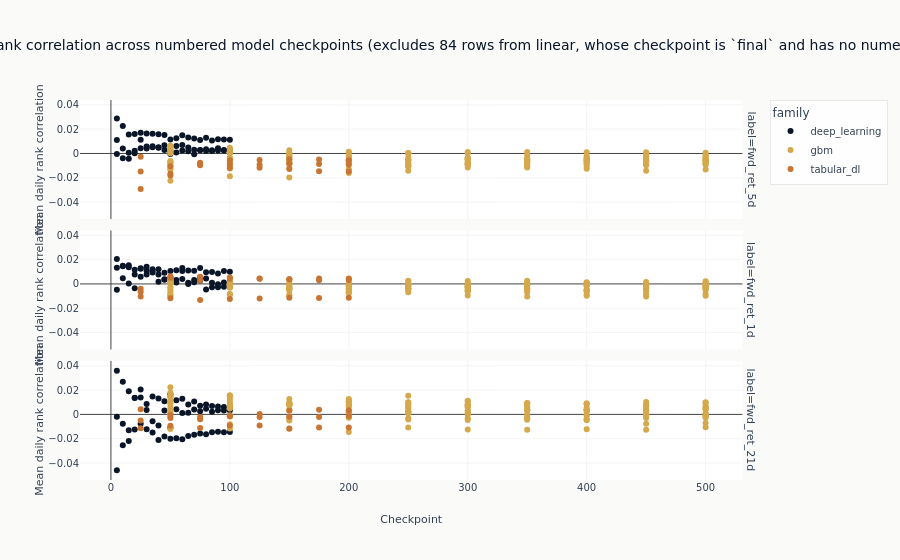

The notebook cell saved with this chart:
### Code cell
# Families whose checkpoint is `final` carry no numeric checkpoint position, so they have no x
# coordinate on this axis and plotly would drop them without saying so. They are excluded here by
# name rather than silently, and the count is stated in the title.
numbered = diagnosed.filter(pl.col("checkpoint_value").is_not_null())
unnumbered = diagnosed.filter(pl.col("checkpoint_value").is_null())
excluded_families = sorted(set(unnumbered.get_column("family"))) if unnumbered.height else []
figure = px.scatter(
    numbered,
    x="checkpoint_value",
    y="ic_mean",
    color="family",
    facet_row="label",
    hover_data=["config_name", "prediction_hash"],
    title=(
        "Validation rank correlation across numbered model checkpoints"
        + (
            f" (excludes {unnumbered.height} rows from {', '.join(excluded_families)},"
            " whose checkpoint is `final` and has no numeric position)"
            if excluded_families
            else ""
        )
    ),
    labels={"checkpoint_value": "Checkpoint", "ic_mean": "Mean daily rank correlation"},
)
figure.show()

### Figure 1 — Plotly figure (JSON) as saved in the notebook; plotly's stock layout.template omitted (floating-point values rounded to 4 significant figures; data arrays with more than 128 entries replaced by an {"elided": "..."} marker saying what was removed)
{"data": [{"customdata": [["nlinear", "00fdebcb0917"], ["lstm_h64", "052c636c5a13"], ["nlinear", "06cf808f7ad2"], ["nlinear", "11ef1c8a1690"], ["lstm_h64", "177909f1a7b2"], ["tcn", "185379949dcc"], ["tcn", "1c5873085592"], ["lstm_h64", "205e4cb4cf21"], ["lstm_h64", "20df68eeff1b"], ["nlinear", "25fe0ec976e5"], ["nlinear", "2a7b852293b6"], ["lstm_h64", "2c89d7ed0f6f"], ["lstm_h64", "2fb6b7b3e4d7"], ["tcn", "367a008c44a1"], ["lstm_h64", "4240813f9567"], ["tcn", "442351d18e79"], ["tcn", "48ac5f5f8103"], ["tcn", "49207efa9acc"], ["nlinear", "546f131ca020"], ["lstm_h64", "55c602dcb4e1"], ["lstm_h64", "55fdbad34355"], ["nlinear", "6fe49dfc9f0c"], ["nlinear", "707224920912"], ["lstm_h64", "7079b10aab68"], ["nlinear", "72669da8ca26"], ["nlinear", "73834f9ee5db"], ["lstm_h64", "749ea1ee9db6"], ["tcn", "759453b27b86"], ["nlinear", "75b326d6e695"], ["tcn", "7cdb1456047a"], ["tcn", "80f174e29b04"], ["nlinear", "96efa599da3a"], ["tcn", "976b3681e12c"], ["nlinear", "9cc8b5c2f390"], ["tcn", "a3c5c173f357"], ["tcn", "aa6984b1a0da"], ["tcn", "aab3a9e1317c"], ["tcn", "b4e25494b216"], ["tcn", "c0bfa7abd78b"], ["tcn", "c14262270afe"], ["lstm_h64", "c86a75788517"], ["tcn", "ca03ed7aab7a"], ["nlinear", "d8371a993394"], ["nlinear", "daa7137c9a4c"], ["lstm_h64", "db2b3cf32508"], ["nlinear", "dd27a332a515"], ["lstm_h64", "df584803ec59"], ["lstm_h64", "e30071f51f57"], ["nlinear", "e45bd971a826"], ["tcn", "e8dd46f14a4c"], ["lstm_h64", "eaea8faf4d86"], ["lstm_h64", "ecf85c94b9e1"], ["lstm_h64", "eeb37308c788"], ["tcn", "efa56f05fc9b"], ["nlinear", "f25ed761f1d3"], ["nlinear", "f659dfc3173f"], ["lstm_h64", "f9e5502ffeb9"], ["nlinear", "fb08da7d6415"], ["tcn", "fc8f6b032852"], ["lstm_h64", "fd70baeb0776"]], "hovertemplate": "family=deep_learning<br>label=fwd_ret_5d<br>Checkpoint=%{x}<br>Mean daily rank correlation=%{y}<br>config_name=%{customdata[0]}<br>prediction_hash=%{customdata[1]}<extra></extra>", "legendgroup": "deep_learning", "marker": {"color": "#0a1628", "symbol": "circle"}, "mode": "markers", "name": "deep_learning", "orientation": "v", "showlegend": true, "type": "scatter", "x": [15, 40, 70, 50, 10, 35, 20, 35, 5, 35, 100, 30, 65, 10, 15, 5, 30, 45, 65, 70, 80, 80, 60, 55, 5, 75, 95, 90, 85, 65, 85, 30, 25, 90, 15, 60, 40, 70, 50, 95, 60, 80, 40, 20, 85, 95, 50, 20, 10, 75, 100, 90, 45, 100, 25, 45, 75, 55, 55, 25], "xaxis": "x3", "y": [0.01567, 0.004732, 0.01238, 0.01148, -0.004029, 0.005181, 0.0001878, 0.005908, -0.0005145, 0.01617, 0.01121, 0.004154, 0.004821, 0.004017, 0.0006746, 0.01106, 0.005792, 0.002861, 0.01321, 0.003062, 0.001946, 0.01302, 0.01504, 0.006075, 0.02869, 0.011, 0.002479, 0.004348, 0.0106, 0.00179, 0.001936, 0.01632, 0.01129, 0.01175, -0.004313, 0.002365, 0.005057, -0.0006843, -0.0004889, 0.002898, 0.006901, 0.003405, 0.01586, 0.01606, 0.002701, 0.01139, 0.001754, 0.002319, 0.02251, 0.00277, 0.002283, 0.002542, 0.006757, 0.002538, 0.01698, 0.01525, 0.002722, 0.0126, 0.0007641, 0.004195], "yaxis": "y3"}, {"customdata": [["nlinear", "032c7d1a8763"], ["nlinear", "05062cf6f3f0"], ["lstm_h64", "0536348651c9"], ["nlinear", "064e7354f189"], ["nlinear", "17966f035607"], ["tcn", "2275103985bf"], ["tcn", "285904b21b01"], ["tcn", "2d361402b965"], ["nlinear", "2d404a87a452"], ["tcn", "2f0cf0edd64c"], ["tcn", "302b3090255e"], ["lstm_h64", "306ee6a2f117"], ["lstm_h64", "310cbfcb9890"], ["nlinear", "342ac444e90f"], ["tcn", "34838731d3b2"], ["nlinear", "350ee1b4210e"], ["nlinear", "35a0251f3429"], ["tcn", "373f4b141bbb"], ["nlinear", "3eeae03668f4"], ["tcn", "444b397c26de"], ["lstm_h64", "476261e05c77"], ["nlinear", "479255524597"], ["lstm_h64", "4d829188a2b7"], ["nlinear", "4f5d3ebc6925"], ["nlinear", "5385e30557c8"], ["lstm_h64", "552d0e245140"], ["tcn", "56421df10fc4"], ["lstm_h64", "57c878c74a33"], ["tcn", "6194a107ff7d"], ["nlinear", "672859d0a3c0"], ["nlinear", "6a5c6a44f29c"], ["lstm_h64", "6a7562554670"], ["tcn", "771d0ba92fcd"], ["lstm_h64", "78b268d6c752"], ["tcn", "871634e61124"], ["nlinear", "91a9076e182f"], ["lstm_h64", "930ae4b1b91c"], ["lstm_h64", "9425dbf69de4"], ["tcn", "95cf47fa3b1e"], ["tcn", "964459b874a1"], ["tcn", "9669ac1115dd"], ["lstm_h64", "9cc6d7f66d60"], ["nlinear", "9f5dbb620d6e"], ["tcn", "aa3a85170f42"], ["nlinear", "ab842b29be77"], ["nlinear", "ac3ab9a82e23"], ["lstm_h64", "b08840ed044c"], ["lstm_h64", "b674416f4251"], ["nlinear", "b74796f6a066"], ["tcn", "b94a15fb3116"], ["lstm_h64", "ca8b8e6eacfc"], ["nlinear", "cc615ea97a1f"], ["lstm_h64", "e4717e545159"], ["lstm_h64", "e6f3c9ffcbdf"], ["tcn", "e99803ca3a39"], ["tcn", "e9d9bb429375"], ["tcn", "ec9589ce6f50"], ["lstm_h64", "f1ddb670eb91"], ["lstm_h64", "fab919fddca5"], ["lstm_h64", "fc8761e391fc"]], "hovertemplate": "family=deep_learning<br>label=fwd_ret_1d<br>Checkpoint=%{x}<br>Mean daily rank correlation=%{y}<br>config_name=%{customdata[0]}<br>prediction_hash=%{customdata[1]}<extra></extra>", "legendgroup": "deep_learning", "marker": {"color": "#0a1628", "symbol": "circle"}, "mode": "markers", "name": "deep_learning", "orientation": "v", "showlegend": false, "type": "scatter", "x": [90, 40, 55, 15, 65, 40, 90, 100, 35, 10, 45, 100, 10, 60, 85, 80, 20, 95, 55, 65, 30, 5, 40, 50, 85, 60, 5, 50, 25, 30, 10, 15, 50, 95, 30, 100, 35, 20, 75, 60, 70, 25, 45, 35, 95, 25, 45, 70, 75, 15, 90, 70, 85, 80, 80, 55, 20, 75, 5, 65], "xaxis": "x2", "y": [0.008612, 0.01198, 0.001278, 0.01368, 0.01103, 0.007778, -0.0002087, 0.001166, 0.009381, 0.01504, 0.003762, -0.00197, 0.004597, 0.01315, 0.0009168, 0.009546, 0.01171, 0.001139, 0.01133, 0.001042, 0.0108, 0.0133, 0.001753, 0.01073, 0.009922, 0.0107, 0.02045, 0.004412, 0.01296, 0.01421, 0.01452, 0.0003008, 0.005064, -0.002262, 0.007725, 0.01006, 0.01203, -0.003489, 0.005477, 0.004005, 0.003323, 0.005915, 0.009108, 0.01063, 0.01072, 0.01255, 0.003344, 0.001294, 0.01305, 0.01543, -0.002787, 0.0109, -0.002827, -0.004629, 0.004416, 0.003338, 0.007798, 0.002755, -0.004742, 2.607e-05], "yaxis": "y2"}, {"customdata": [["tcn", "05833706d36a"], ["lstm_h64", "0740ca0a2e07"], ["nlinear", "098767cbfbba"], ["nlinear", "0dc20add89de"], ["lstm_h64", "13def8039888"], ["nlinear", "13f00823ba68"], ["tcn", "169ac2cc06ef"], ["tcn", "16cb1a228ec0"], ["nlinear", "1831196534c4"], ["nlinear", "1a018ae84116"], ["tcn", "1cee5acb66c5"], ["tcn", "1e54587a4b52"], ["tcn", "1e668a102112"], ["lstm_h64", "207d5681cb5d"], ["tcn", "2411c9cb22c1"], ["tcn", "2dfab17407e8"], ["lstm_h64", "32ca397eab5a"], ["lstm_h64", "3ee957cfdc8e"], ["lstm_h64", "48ae6b3fc404"], ["tcn", "5242fbfcc8dc"], ["lstm_h64", "55e1660d98fb"], ["lstm_h64", "5876551b2cd1"], ["lstm_h64", "5e43e2ff441f"], ["tcn", "68af1c70047c"], ["tcn", "6a14e64245aa"], ["nlinear", "6c004fef0706"], ["nlinear", "6c4b93bc4a73"], ["nlinear", "6e82848b566b"], ["nlinear", "70da9d2d0984"], ["lstm_h64", "74464f1b8abc"], ["nlinear", "75cbaf34fd63"], ["nlinear", "76e529474360"], ["tcn", "7b94c54264d1"], ["nlinear", "7e85c8e4930f"], ["nlinear", "80618837f776"], ["nlinear", "81eb2a6aa0e9"], ["tcn", "841f42a3e628"], ["lstm_h64", "8466c8c316e1"], ["nlinear", "875e1d69fdc5"], ["tcn", "883667b231c7"], ["nlinear", "8f1294dd15df"], ["nlinear", "903038d74444"], ["lstm_h64", "91227dac21ed"], ["lstm_h64", "a10a7f8ece12"], ["lstm_h64", "a76e0e50ec80"], ["tcn", "b739f89d4aba"], ["nlinear", "b82ec0f1b2e8"], ["tcn", "c3f2e9c2e1b8"], ["tcn", "c86f42ecd4ae"], ["lstm_h64", "ce5b086aa9b5"], ["lstm_h64", "d79973c3ac6d"], ["lstm_h64", "df910a939fbe"], ["tcn", "e26968843bc8"], ["tcn", "e754418fd9e8"], ["nlinear", "f498716d2e47"], ["lstm_h64", "f5bd52e69019"], ["tcn", "f8e1f7dd12b5"], ["lstm_h64", "f9896173ff84"], ["nlinear", "f9dbd4e11908"], ["lstm_h64", "fecd78de3153"]], "hovertemplate": "family=deep_learning<br>label=fwd_ret_21d<br>Checkpoint=%{x}<br>Mean daily rank correlation=%{y}<br>config_name=%{customdata[0]}<br>prediction_hash=%{customdata[1]}<extra></extra>", "legendgroup": "deep_learning", "marker": {"color": "#0a1628", "symbol": "circle"}, "mode": "markers", "name": "deep_learning", "orientation": "v", "showlegend": false, "type": "scatter", "x": [60, 95, 40, 10, 20, 100, 50, 35, 70, 75, 5, 75, 55, 60, 85, 80, 5, 10, 25, 40, 85, 30, 50, 90, 10, 65, 35, 20, 5, 35, 95, 45, 70, 60, 15, 50, 15, 70, 55, 45, 90, 25, 65, 45, 80, 30, 85, 100, 20, 15, 90, 55, 65, 25, 30, 75, 95, 100, 80, 40], "xaxis": "x", "y": [0.001249, -0.01466, 0.01302, 0.02696, -0.01252, 0.006391, -0.01093, -0.005736, 0.01064, 0.00717, -0.002005, 0.002567, 0.004256, -0.02049, 0.002178, 0.004684, -0.04598, -0.02546, -0.007633, -0.009105, -0.01459, -0.01216, -0.02001, 0.003422, -0.007613, 0.008212, 0.01462, 0.01345, 0.036, -0.01493, 0.006128, 0.01084, 0.003999, 0.01277, 0.01901, 0.01662, -0.01297, -0.01679, 0.01162, 0.003189, 0.006514, 0.01397, -0.01778, -0.01825, -0.01623, 0.003581, 0.006988, 0.003166, 0.0138, -0.0219, -0.01434, -0.01971, 0.001255, 0.02052, 0.00849, -0.01579, 0.003212, -0.0145, 0.008046, -0.02105], "yaxis": "y"}, {"customdata": {"elided": "150x2 str values"}, "hovertemplate": "family=gbm<br>label=fwd_ret_5d<br>Checkpoint=%{x}<br>Mean daily rank correlation=%{y}<br>config_name=%{customdata[0]}<br>prediction_hash=%{customdata[1]}<extra></extra>", "legendgroup": "gbm", "marker": {"color": "#D4A84B", "symbol": "circle"}, "mode": "markers", "name": "gbm", "orientation": "v", "showlegend": true, "type": "scatter", "x": {"elided": "150 int values"}, "xaxis": "x3", "y": {"elided": "150 float values"}, "yaxis": "y3"}, {"customdata": {"elided": "150x2 str values"}, "hovertemplate": "family=gbm<br>label=fwd_ret_1d<br>Checkpoint=%{x}<br>Mean daily rank correlation=%{y}<br>config_name=%{customdata[0]}<br>prediction_hash=%{customdata[1]}<extra></extra>", "legendgroup": "gbm", "marker": {"color": "#D4A84B", "symbol": "circle"}, "mode": "markers", "name": "gbm", "orientation": "v", "showlegend": false, "type": "scatter", "x": {"elided": "150 int values"}, "xaxis": "x2", "y": {"elided": "150 float values"}, "yaxis": "y2"}, {"customdata": {"elided": "150x2 str values"}, "hovertemplate": "family=gbm<br>label=fwd_ret_21d<br>Checkpoint=%{x}<br>Mean daily rank correlation=%{y}<br>config_name=%{customdata[0]}<br>prediction_hash=%{customdata[1]}<extra></extra>", "legendgroup": "gbm", "marker": {"color": "#D4A84B", "symbol": "circle"}, "mode": "markers", "name": "gbm", "orientation": "v", "showlegend": false, "type": "scatter", "x": {"elided": "150 int values"}, "xaxis": "x", "y": {"elided": "150 float values"}, "yaxis": "y"}, {"customdata": [["tabm_l", "078801e587ab"], ["tabm_l", "20b6ada3c36e"], ["tabm_l", "3ae255c23257"], ["tabm_s", "3bb8691dc1c6"], ["tabm_l", "409b565df321"], ["tabm_m", "43279deb0248"], ["tabm_s", "4726f717c025"], ["tabm_s", "54edc4623edf"], ["tabm_s", "555125501d0f"], ["tabm_l", "6ffc7c5dc110"], ["tabm_l", "8a6cb2e0abff"], ["tabm_m", "8ccd95bdb1a1"], ["tabm_m", "902112606b6d"], ["tabm_s", "9923c05956bb"], ["tabm_s", "a17cc219da66"], ["tabm_s", "ad295082cdbe"], ["tabm_m", "b325e97c97bb"], ["tabm_s", "b899b69c0fc3"], ["tabm_m", "c9f2dd264a07"], ["tabm_m", "d1a01d90a21a"], ["tabm_m", "d4a20607e1dd"], ["tabm_m", "dd65baa701cb"], ["tabm_l", "ed682fd42957"], ["tabm_l", "fc323b36a221"]], "hovertemplate": "family=tabular_dl<br>label=fwd_ret_5d<br>Checkpoint=%{x}<br>Mean daily rank correlation=%{y}<br>config_name=%{customdata[0]}<br>prediction_hash=%{customdata[1]}<extra></extra>", "legendgroup": "tabular_dl", "marker": {"color": "#C87533", "symbol": "circle"}, "mode": "markers", "name": "tabular_dl", "orientation": "v", "showlegend": true, "type": "scatter", "x": [50, 125, 75, 100, 100, 50, 175, 200, 150, 150, 25, 150, 200, 25, 50, 75, 100, 125, 75, 175, 125, 25, 200, 175], "xaxis": "x3", "y": [-0.01057, -0.005362, -0.007545, -0.01194, -0.005499, -0.01661, -0.01465, -0.0148, -0.01276, -0.004785, -0.01488, -0.008508, -0.009284, -0.02919, -0.01806, -0.009663, -0.008692, -0.01185, -0.008447, -0.008766, -0.00927, -0.002766, -0.005623, -0.005022], "yaxis": "y3"}, {"customdata": [["tabm_m", "01faea15a1b7"], ["tabm_s", "147ca7426d95"], ["tabm_s", "201a0ea65f53"], ["tabm_l", "2552003a81a3"], ["tabm_s", "2df82caa2aba"], ["tabm_l", "35a9c4cc21ac"], ["tabm_s", "3cf9a619a5c2"], ["tabm_s", "4a90e0618e3a"], ["tabm_l", "65ed42d23230"], ["tabm_m", "6b6c9545349d"], ["tabm_m", "6f6884902561"], ["tabm_l", "7638a0d905bb"], ["tabm_l", "785ef7391b2b"], ["tabm_l", "7d18b0bb1b5e"], ["tabm_m", "81388e43e66c"], ["tabm_s", "8f406c6fce8e"], ["tabm_l", "985fc4375344"], ["tabm_m", "a1261e383f16"], ["tabm_m", "ba6d79a072b4"], ["tabm_m", "c54bbc8e5243"], ["tabm_s", "c5cff5af1c63"], ["tabm_l", "ee945a6dc087"], ["tabm_s", "f5629fb74dc2"], ["tabm_m", "fbc8221fa0a4"]], "hovertemplate": "family=tabular_dl<br>label=fwd_ret_1d<br>Checkpoint=%{x}<br>Mean daily rank correlation=%{y}<br>config_name=%{customdata[0]}<br>prediction_hash=%{customdata[1]}<extra></extra>", "legendgroup": "tabular_dl", "marker": {"color": "#C87533", "symbol": "circle"}, "mode": "markers", "name": "tabular_dl", "orientation": "v", "showlegend": false, "type": "scatter", "x": [200, 200, 150, 125, 75, 175, 175, 100, 100, 100, 75, 25, 200, 50, 125, 25, 150, 25, 150, 175, 50, 75, 125, 50], "xaxis": "x2", "y": [0.003159, -0.01134, -0.0114, 0.004526, -0.01315, 0.004456, -0.01156, -0.01247, 0.004194, 0.005126, 0.005958, -0.004033, 0.004524, 0.006267, 0.004266, -0.01025, 0.003866, -0.006445, 0.003951, 0.00313, -0.01173, 0.002941, -0.01192, 0.005071], "yaxis": "y2"}, {"customdata": [["tabm_s", "109dc89ef48e"], ["tabm_m", "2976372d91d2"], ["tabm_m", "469988b11588"], ["tabm_l", "4d240a0b3ba4"], ["tabm_l", "4db8e7fac08a"], ["tabm_s", "4de0eaa7f6a2"], ["tabm_s", "5437fdbb1483"], ["tabm_l", "6ee54636690f"], ["tabm_l", "7d3145d6335f"], ["tabm_s", "80334578b31a"], ["tabm_m", "82631ccf9769"], ["tabm_m", "87466fbce87d"], ["tabm_l", "9342313f6402"], ["tabm_s", "98cfc2c0b9ff"], ["tabm_s", "a80c9227096f"], ["tabm_m", "aebccbdc8ec1"], ["tabm_l", "c85a0453c481"], ["tabm_m", "db8c15560cde"], ["tabm_m", "e1035a13eb44"], ["tabm_l", "ea267b5cf52e"], ["tabm_s", "ea62514760a2"], ["tabm_m", "fa36711cbb68"], ["tabm_l", "fe4f8a9106b7"], ["tabm_s", "fee7cb6db538"]], "hovertemplate": "family=tabular_dl<br>label=fwd_ret_21d<br>Checkpoint=%{x}<br>Mean daily rank correlation=%{y}<br>config_name=%{customdata[0]}<br>prediction_hash=%{customdata[1]}<extra></extra>", "legendgroup": "tabular_dl", "marker": {"color": "#C87533", "symbol": "circle"}, "mode": "markers", "name": "tabular_dl", "orientation": "v", "showlegend": false, "type": "scatter", "x": [100, 25, 175, 100, 75, 150, 125, 175, 25, 25, 125, 200, 125, 200, 75, 100, 200, 150, 75, 150, 50, 50, 50, 175], "xaxis": "x", "y": [-0.009152, -0.005118, 0.003773, -0.001372, -0.002222, -0.01158, -0.009167, -0.002204, 0.004256, -0.01145, 0.000382, 0.003436, -0.002192, -0.01078, -0.0111, -0.001511, -0.001279, 0.003065, -0.004069, -0.001905, -0.009292, -0.003033, -0.0004508, -0.01071], "yaxis": "y"}], "layout": {"annotations": [{"font": {}, "showarrow": false, "text": "label=fwd_ret_21d", "textangle": 90, "x": 0.98, "xanchor": "left", "xref": "paper", "y": 0.1567, "yanchor": "middle", "yref": "paper"}, {"font": {}, "showarrow": false, "text": "label=fwd_ret_1d", "textangle": 90, "x": 0.98, "xanchor": "left", "xref": "paper", "y": 0.5, "yanchor": "middle", "yref": "paper"}, {"font": {}, "showarrow": false, "text": "label=fwd_ret_5d", "textangle": 90, "x": 0.98, "xanchor": "left", "xref": "paper", "y": 0.8433, "yanchor": "middle", "yref": "paper"}], "legend": {"title": {"text": "family"}, "tracegroupgap": 0}, "title": {"text": "Validation rank correlation across numbered model checkpoints (excludes 84 rows from linear, whose checkpoint is `final` and has no numeric position)"}, "xaxis": {"anchor": "y", "domain": [0.0, 0.98], "title": {"text": "Checkpoint"}}, "xaxis2": {"anchor": "y2", "domain": [0.0, 0.98], "matches": "x", "showticklabels": false}, "xaxis3": {"anchor": "y3", "domain": [0.0, 0.98], "matches": "x", "showticklabels": false}, "yaxis": {"anchor": "x", "domain": [0.0, 0.3133], "title": {"text": "Mean daily rank correlation"}}, "yaxis2": {"anchor": "x2", "domain": [0.3433, 0.6567], "matches": "y", "title": {"text": "Mean daily rank correlation"}}, "yaxis3": {"anchor": "x3", "domain": [0.6867, 1.0], "matches": "y", "title": {"text": "Mean daily rank correlation"}}}}
